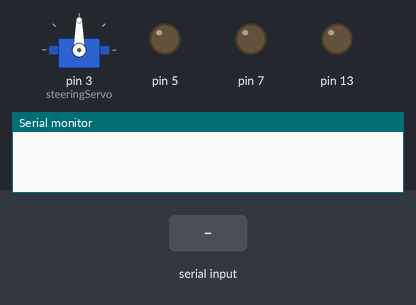
A sketch run on a simulated Arduino Uno, built with avr-gcc and run on an emulated ATmega328P. Shown: servo, output pins drawn as LEDs (lit = HIGH), the last lines printed to the serial monitor. The inputs (shaded band) are chosen by the test bench.

Above: at 1.2 s.
1.3 s: "a" received over Serial
At 2.7 s:
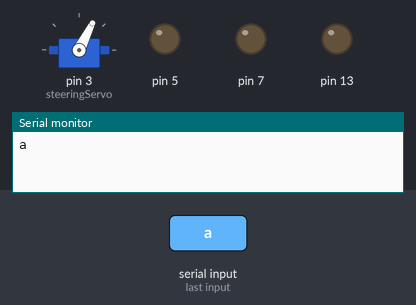
3.2 s: "w" received over Serial
At 4.4 s:
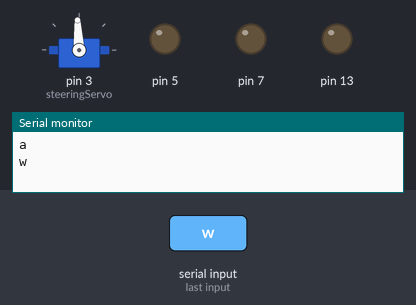
4.8 s: "s" received over Serial
At 5.7 s:
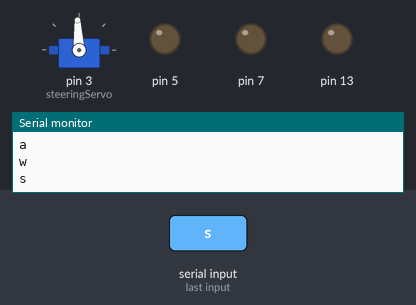
6.4 s: "d" received over Serial
At 7.7 s:
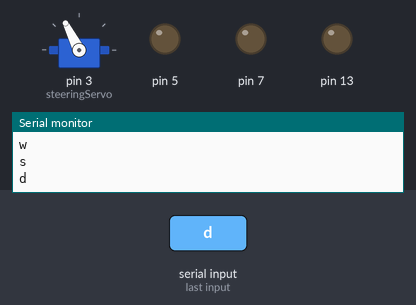
8.3 s: "1" received over Serial
At 9.4 s:
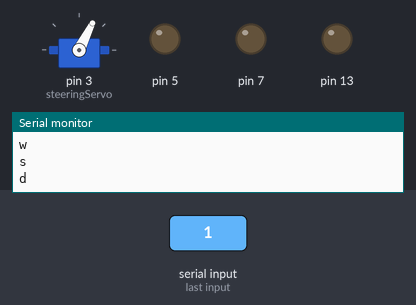
Timing chart, 0 to 10.8 s (numbered marks = the images above; inputs shaded):
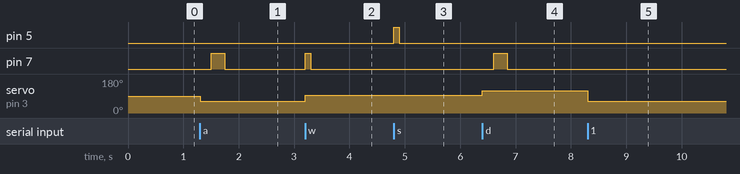

The sketch:

wifiRoverSketch.ino
```cpp
#include <Servo.h>

Servo steeringServo;
int incomingByte = 0;

void setup() {
  Serial.begin(9600);
  pinMode(13, OUTPUT);
  pinMode(7, OUTPUT);
  pinMode(5, OUTPUT);
  steeringServo.attach(3);  // attaches the servo on pin 9 to the servo object
}

// the loop function runs over and over again forever
void loop() {


  // send data only when you receive data:
  if (Serial.available() > 0) {
          // read the incoming byte:
          incomingByte = Serial.read();
            steeringServo.write(63);

          if(incomingByte == 119){
            Serial.println("w");
            steeringServo.write(93);
            digitalWrite(7, HIGH);   // turn the LED on (HIGH is the voltage level)
            delay(100);
            digitalWrite(7, LOW);
          } else if (incomingByte == 115){
            Serial.println("s");
             digitalWrite(5, HIGH);   // turn the LED on (HIGH is the voltage level)
             steeringServo.write(93);
             delay(100);
             digitalWrite(5, LOW);
          } else if (incomingByte == 97){
            Serial.println("a");
            steeringServo.write(63);
            delay(200);
            digitalWrite(7, HIGH);   // turn the LED on (HIGH is the voltage level)
            delay(250);
            digitalWrite(7, LOW);
          } else if (incomingByte == 100){
            Serial.println("d");
            steeringServo.write(117);
            delay(200);
            digitalWrite(7, HIGH);   // turn the LED on (HIGH is the voltage level)
            delay(250);
            digitalWrite(7, LOW);
          }

  } else {

  }
/*
  delay(2000);
  digitalWrite(12, HIGH);   // turn the LED on (HIGH is the voltage level)
  //steeringServo.write(117);
  delay(2000);
  digitalWrite(12, LOW);
  delay(2000);
*/

 // delay(1000);                       // wait for a second
//  digitalWrite(12, LOW);    // turn the LED off by making the voltage LOW
 // delay(1000);                       // wait for a second
}
```

Measured:
- after the input at 1.3 s, pin 7: LOW → HIGH after 0.20 s, → LOW 0.25 s later; servo on pin 3 (steeringServo): 90° → 63° at once
- after the input at 3.2 s, pin 7: LOW → HIGH at once, → LOW 0.10 s later; servo on pin 3 (steeringServo): 63° → 93° at once
- after the input at 4.8 s, pin 5: LOW → HIGH at once, → LOW 0.10 s later
- after the input at 6.4 s, pin 7: LOW → HIGH after 0.20 s, → LOW 0.25 s later; servo on pin 3 (steeringServo): 93° → 117° at once
- after the input at 8.3 s, servo on pin 3 (steeringServo): 117° → 63° at once
